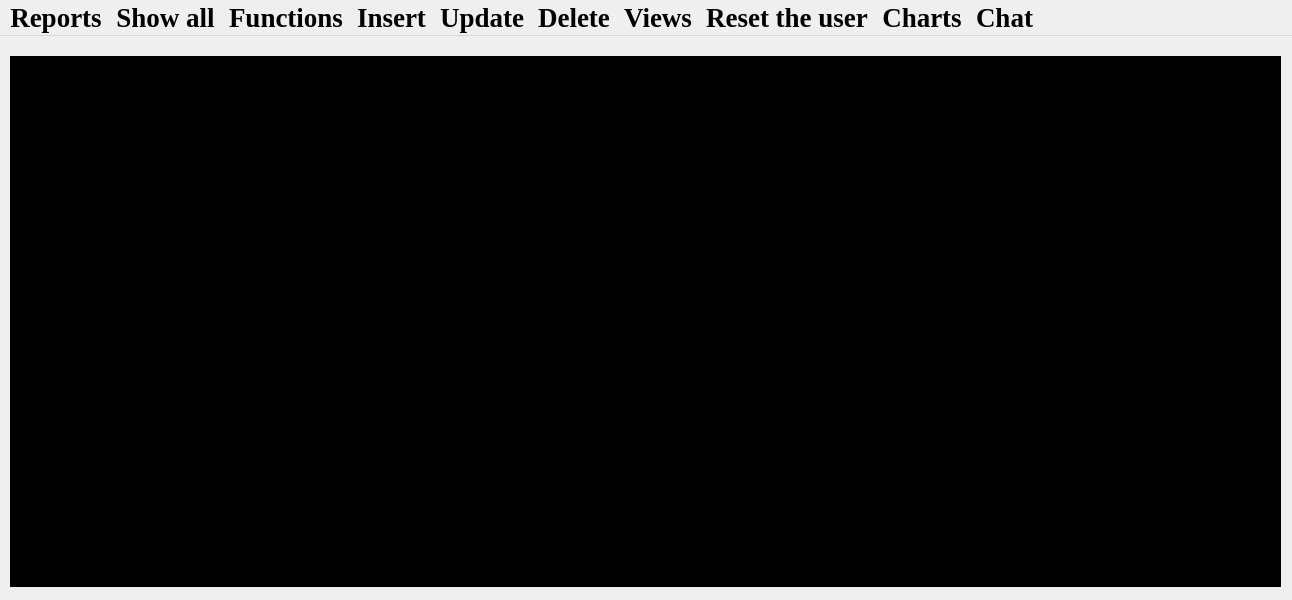
<?xml version="1.0" encoding="UTF-8"?>
<ui version="4.0">
 <class>MainWindow</class>
 <widget class="QMainWindow" name="MainWindow">
  <property name="geometry">
   <rect>
    <x>0</x>
    <y>0</y>
    <width>1292</width>
    <height>600</height>
   </rect>
  </property>
  <property name="windowTitle">
   <string/>
  </property>
  <property name="styleSheet">
   <string notr="true">background-image: url(:/img/img/black.png);</string>
  </property>
  <widget class="QWidget" name="centralwidget">
   <widget class="QTextBrowser" name="console">
    <property name="geometry">
     <rect>
      <x>10</x>
      <y>20</y>
      <width>1271</width>
      <height>531</height>
     </rect>
    </property>
    <property name="styleSheet">
     <string notr="true">background-color: rgb(0, 0, 0);
border-color: rgb(0, 0, 0);
color: rgb(255, 255, 255);</string>
    </property>
   </widget>
  </widget>
  <widget class="QMenuBar" name="menubar">
   <property name="geometry">
    <rect>
     <x>0</x>
     <y>0</y>
     <width>1292</width>
     <height>35</height>
    </rect>
   </property>
   <property name="font">
    <font>
     <family>Times New Roman</family>
     <pointsize>20</pointsize>
     <bold>true</bold>
    </font>
   </property>
   <property name="cursor">
    <cursorShape>PointingHandCursor</cursorShape>
   </property>
   <widget class="QMenu" name="menuReports">
    <property name="geometry">
     <rect>
      <x>278</x>
      <y>115</y>
      <width>260</width>
      <height>120</height>
     </rect>
    </property>
    <property name="font">
     <font>
      <family>Segoe UI</family>
      <pointsize>9</pointsize>
      <bold>false</bold>
     </font>
    </property>
    <property name="cursor">
     <cursorShape>PointingHandCursor</cursorShape>
    </property>
    <property name="title">
     <string>Reports</string>
    </property>
    <addaction name="actionLoanReport"/>
    <addaction name="actionClientsWithTotalSumReport"/>
    <addaction name="actionClientAccountReport"/>
   </widget>
   <widget class="QMenu" name="menuShow_all">
    <property name="font">
     <font>
      <family>Segoe UI</family>
      <pointsize>9</pointsize>
      <bold>false</bold>
     </font>
    </property>
    <property name="cursor">
     <cursorShape>PointingHandCursor</cursorShape>
    </property>
    <property name="title">
     <string>Show all</string>
    </property>
    <addaction name="actionShowClients"/>
    <addaction name="actionShowAccounts"/>
    <addaction name="actionShowTransactions"/>
    <addaction name="actionShowLoans"/>
   </widget>
   <widget class="QMenu" name="menuFunctions">
    <property name="font">
     <font>
      <family>Segoe UI</family>
      <pointsize>9</pointsize>
      <bold>false</bold>
     </font>
    </property>
    <property name="cursor">
     <cursorShape>PointingHandCursor</cursorShape>
    </property>
    <property name="title">
     <string>Functions</string>
    </property>
    <addaction name="actionGet_clients_with_total_transaction_sum"/>
    <addaction name="actionGets_clients_legal_and_individuals_sorted_by_amount_of_account_balances"/>
    <addaction name="actionGet_legal_clients_with_total_transaction_sum"/>
    <addaction name="actionGet_total_earned_money"/>
    <addaction name="actionGet_individual_loans"/>
    <addaction name="actionGet_average_legal_loans"/>
    <addaction name="actionUpdate_account_amounts_depending_on_the_transactions"/>
    <addaction name="actionAdd_the_amount_loan_to_the_account"/>
    <addaction name="actionRecommend_loan_amount"/>
    <addaction name="actionMake_transaction"/>
    <addaction name="actionTake_loan"/>
   </widget>
   <widget class="QMenu" name="menuInsert">
    <property name="font">
     <font>
      <family>Segoe UI</family>
      <pointsize>9</pointsize>
      <bold>false</bold>
     </font>
    </property>
    <property name="title">
     <string>Insert</string>
    </property>
    <addaction name="actionInsert_Client"/>
    <addaction name="actionInsert_Account"/>
    <addaction name="actionInsert_Transaction"/>
    <addaction name="actionInsert_Loan"/>
   </widget>
   <widget class="QMenu" name="menuUpdate">
    <property name="title">
     <string>Update</string>
    </property>
    <addaction name="actionUpdate_Client"/>
    <addaction name="actionUpdate_Account"/>
    <addaction name="actionUpdate_Transaction"/>
    <addaction name="actionUpdate_Loan"/>
   </widget>
   <widget class="QMenu" name="menuDelete">
    <property name="title">
     <string>Delete</string>
    </property>
    <addaction name="actionDelete_Client"/>
    <addaction name="actionDelete_Account"/>
    <addaction name="actionDelete_Transaction"/>
    <addaction name="actionDelete_Loan"/>
   </widget>
   <widget class="QMenu" name="menuViews">
    <property name="title">
     <string>Views</string>
    </property>
    <addaction name="actionTransaction_view"/>
    <addaction name="actionClient_Loan_AccountView"/>
    <addaction name="actionDirectorView"/>
    <addaction name="actionLoan_ClientView"/>
    <addaction name="actionLoanView"/>
   </widget>
   <widget class="QMenu" name="menuReset_the_user">
    <property name="title">
     <string>Reset the user</string>
    </property>
    <addaction name="actionReset"/>
    <addaction name="actionLog_out"/>
    <addaction name="actionWho_am_I"/>
   </widget>
   <widget class="QMenu" name="menuCharts">
    <property name="title">
     <string>Charts</string>
    </property>
    <addaction name="actionTransactionsChart"/>
    <addaction name="actionTotal_currencyChart"/>
    <addaction name="actionIncome_Expenses"/>
    <addaction name="actionBalance_History"/>
   </widget>
   <widget class="QMenu" name="menuChat">
    <property name="title">
     <string>Chat</string>
    </property>
    <addaction name="actionChat"/>
   </widget>
   <addaction name="menuReports"/>
   <addaction name="menuShow_all"/>
   <addaction name="menuFunctions"/>
   <addaction name="menuInsert"/>
   <addaction name="menuUpdate"/>
   <addaction name="menuDelete"/>
   <addaction name="menuViews"/>
   <addaction name="menuReset_the_user"/>
   <addaction name="menuCharts"/>
   <addaction name="menuChat"/>
  </widget>
  <action name="actionLoanReport">
   <property name="text">
    <string>Loan</string>
   </property>
   <property name="font">
    <font/>
   </property>
  </action>
  <action name="actionClientsWithTotalSumReport">
   <property name="text">
    <string>Clients and total transaction sum report</string>
   </property>
   <property name="font">
    <font/>
   </property>
  </action>
  <action name="actionClientAccountReport">
   <property name="text">
    <string>Get clients and accounts report</string>
   </property>
   <property name="font">
    <font/>
   </property>
  </action>
  <action name="actionShowClients">
   <property name="text">
    <string>Clients</string>
   </property>
   <property name="font">
    <font/>
   </property>
  </action>
  <action name="actionShowAccounts">
   <property name="text">
    <string>Accounts</string>
   </property>
   <property name="font">
    <font/>
   </property>
  </action>
  <action name="actionShowTransactions">
   <property name="text">
    <string>Transactions</string>
   </property>
   <property name="font">
    <font/>
   </property>
  </action>
  <action name="actionShowLoans">
   <property name="text">
    <string>Loans</string>
   </property>
   <property name="font">
    <font/>
   </property>
  </action>
  <action name="actionGet_clients_with_total_transaction_sum">
   <property name="text">
    <string>Get clients with total transaction sum</string>
   </property>
   <property name="font">
    <font/>
   </property>
  </action>
  <action name="actionInsert_Client">
   <property name="text">
    <string>Client</string>
   </property>
   <property name="font">
    <font/>
   </property>
  </action>
  <action name="actionInsert_Account">
   <property name="text">
    <string>Account</string>
   </property>
   <property name="font">
    <font/>
   </property>
  </action>
  <action name="actionInsert_Transaction">
   <property name="text">
    <string>Transaction</string>
   </property>
   <property name="font">
    <font/>
   </property>
  </action>
  <action name="actionInsert_Loan">
   <property name="text">
    <string>Loan</string>
   </property>
   <property name="font">
    <font/>
   </property>
  </action>
  <action name="actionUpdate_Client">
   <property name="text">
    <string>Client</string>
   </property>
   <property name="font">
    <font/>
   </property>
  </action>
  <action name="actionUpdate_Account">
   <property name="text">
    <string>Account</string>
   </property>
   <property name="font">
    <font/>
   </property>
  </action>
  <action name="actionUpdate_Transaction">
   <property name="text">
    <string>Transaction</string>
   </property>
   <property name="font">
    <font/>
   </property>
  </action>
  <action name="actionUpdate_Loan">
   <property name="text">
    <string>Loan</string>
   </property>
   <property name="font">
    <font/>
   </property>
  </action>
  <action name="actionDelete_Client">
   <property name="text">
    <string>Client</string>
   </property>
   <property name="font">
    <font/>
   </property>
  </action>
  <action name="actionDelete_Account">
   <property name="text">
    <string>Account</string>
   </property>
   <property name="font">
    <font/>
   </property>
  </action>
  <action name="actionDelete_Transaction">
   <property name="text">
    <string>Transaction</string>
   </property>
   <property name="font">
    <font/>
   </property>
  </action>
  <action name="actionDelete_Loan">
   <property name="text">
    <string>Loan</string>
   </property>
   <property name="font">
    <font/>
   </property>
  </action>
  <action name="actionGets_clients_legal_and_individuals_sorted_by_amount_of_account_balances">
   <property name="text">
    <string>Gets clients, legal and individuals, sorted by
amount of account balances</string>
   </property>
   <property name="font">
    <font/>
   </property>
  </action>
  <action name="actionGet_legal_clients_with_total_transaction_sum">
   <property name="text">
    <string>Get legal clients with total transaction sum</string>
   </property>
   <property name="font">
    <font/>
   </property>
  </action>
  <action name="actionGet_total_earned_money">
   <property name="text">
    <string>Get total earned money by the bank</string>
   </property>
   <property name="font">
    <font/>
   </property>
  </action>
  <action name="actionGet_individual_loans">
   <property name="text">
    <string>Get individual loans</string>
   </property>
   <property name="font">
    <font/>
   </property>
  </action>
  <action name="actionGet_average_legal_loans">
   <property name="text">
    <string>Get average legal loans</string>
   </property>
   <property name="font">
    <font/>
   </property>
  </action>
  <action name="actionTransaction_view">
   <property name="text">
    <string>Transaction</string>
   </property>
  </action>
  <action name="actionClient_Loan_AccountView">
   <property name="text">
    <string>Client-Loan-Account</string>
   </property>
  </action>
  <action name="actionDirectorView">
   <property name="text">
    <string>Director</string>
   </property>
  </action>
  <action name="actionLoan_ClientView">
   <property name="text">
    <string>Loan-Client</string>
   </property>
  </action>
  <action name="actionLoanView">
   <property name="text">
    <string>Loan</string>
   </property>
  </action>
  <action name="actionReset">
   <property name="text">
    <string>Reset</string>
   </property>
  </action>
  <action name="actionUpdate_account_amounts_depending_on_the_transactions">
   <property name="text">
    <string>Update account amounts depending on the transactions</string>
   </property>
  </action>
  <action name="actionAdd_the_amount_loan_to_the_account">
   <property name="text">
    <string>Add the loan amount to the account</string>
   </property>
  </action>
  <action name="actionTransactionsChart">
   <property name="text">
    <string>Transactions</string>
   </property>
   <property name="font">
    <font/>
   </property>
  </action>
  <action name="actionRecommend_loan_amount">
   <property name="text">
    <string>Recommend loan amount</string>
   </property>
  </action>
  <action name="actionChat">
   <property name="text">
    <string>Chat</string>
   </property>
  </action>
  <action name="actionLog_out">
   <property name="text">
    <string>Log out</string>
   </property>
  </action>
  <action name="actionWho_am_I">
   <property name="text">
    <string>Who am I</string>
   </property>
  </action>
  <action name="actionTotal_currencyChart">
   <property name="text">
    <string>Total currency</string>
   </property>
  </action>
  <action name="actionIncome_Expenses">
   <property name="text">
    <string>Income/Expenses</string>
   </property>
  </action>
  <action name="actionBalance_History">
   <property name="text">
    <string>Balance History</string>
   </property>
  </action>
  <action name="actionMake_transaction">
   <property name="text">
    <string>Make transaction</string>
   </property>
  </action>
  <action name="actionTake_loan">
   <property name="text">
    <string>Take loan</string>
   </property>
  </action>
 </widget>
 <resources/>
 <connections/>
</ui>
